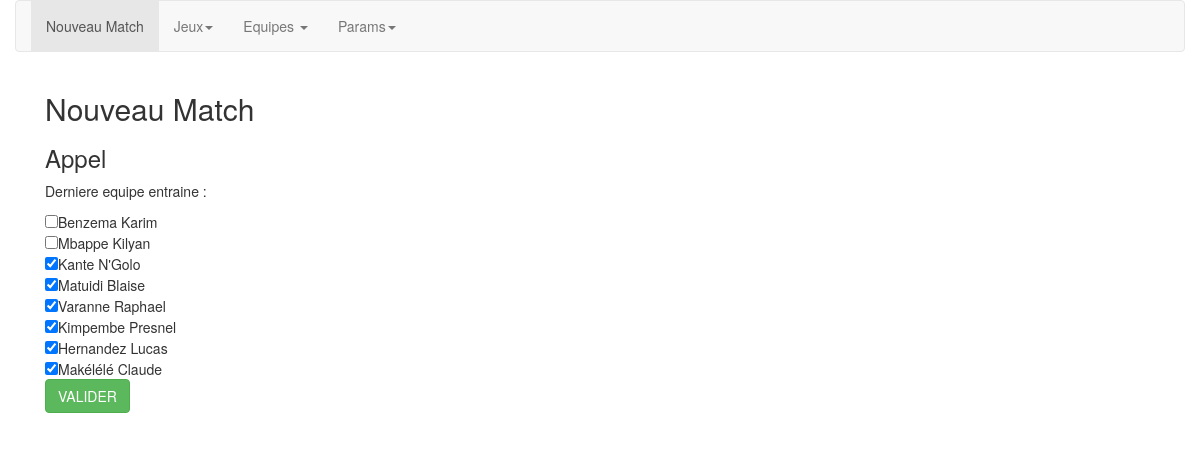
The page /NouveauMatch/ (signed in) on the database its author committed.
### Equipes/models.py (models this page shows)
class Player(models.Model):
    lastName = models.CharField(max_length=256)
    firstName = models.CharField(max_length=256)
    heigth = models.IntegerField()
    weight = models.IntegerField()
    VMA = models.IntegerField()
    placeOnField = models.CharField(max_length=256)
    globalScore = models.IntegerField()
    team = models.ForeignKey(Team, on_delete=models.CASCADE)
    birth = models.DateField()

### foot3/views.py (the view, shortened to what this page needs)
# urls.py: url(r'^NouveauMatch/$', views.NouveauMatch),
def NouveauMatch(request):
    currentTeam = request.user.coachparams.currentTeam_id
    Players = Player.objects.filter(team=currentTeam)
    obj = request.user.coachparams.team.get(id=currentTeam)
    attendanceStringId = str(request.user.coachparams.team.get(id=currentTeam).attendance).split("/")
    attendanceIntId = []
    for idPlayer in attendanceStringId:
        attendanceIntId.append(int(idPlayer))
    return render(request, 'NouveauMatch.html', {'Players':Players,'ListeJoueurPresentId':attendanceIntId})

### templates/NouveauMatch.html (shortened to what this page needs)
<!DOCTYPE html>
<html lang="en">
    <head>
        <link href="//netdna.bootstrapcdn.com/bootstrap/3.0.0/css/bootstrap.min.css" rel="stylesheet" id="bootstrap-css">
    </head>
    <body>
        <div class="container">
            <div class="row">
                <nav class="navbar navbar-default" role="navigation">
            <div class="collapse navbar-collapse" id="bs-example-navbar-collapse-1">
              <ul class="nav navbar-nav">
                <li class="active"><a href="/NouveauMatch/">Nouveau Match</a></li>
                <li class="dropdown">
                    <a href="#" class="dropdown-toggle" data-toggle="dropdown">Jeux<b class="caret"></b></a>
                <li class="dropdown">
                  <a href="#" class="dropdown-toggle" data-toggle="dropdown">Equipes <b class="caret"></b></a>
                </li>
                <li class="dropdown">
                    <a href="#" class="dropdown-toggle" data-toggle="dropdown">Params<b class="caret"></b></a>
                  </li>
              </ul>
            </div>
        </nav>
            </div>
<div class="container">
    <h2>Nouveau Match</h2>
        <h3>Appel</h3>
        <p>Derniere equipe entraine : {{equipeActuelle}}</p>
        {% if user.is_authenticated %}
            {% block content %}
            <form method='POST'>
                {% for player in Players %}
                    <input type="checkbox" name="{{player.id}}" value="{{player.id}}" {% if player.id in ListeJoueurPresentId %} checked {% endif %}>{{player.lastName}} {{player.firstName}}</input><br>
                {% endfor %}
                <input type="submit" class="btn btn-success"value="VALIDER">
            </form>
            {% endblock %}
        {% else %}
        <p>Vous n'etes pas connécté</p>
        {% endif %}
</body>
</html>

### rows shown on the page
Player: lastName "Benzema", firstName "Karim"
Player: lastName "Mbappe", firstName "Kilyan"
Player: id "☑", lastName "Kante", firstName "N'Golo"
Player: id "☑", lastName "Matuidi", firstName "Blaise"
Player: id "☑", lastName "Varanne", firstName "Raphael"
Player: id "☑", lastName "Kimpembe", firstName "Presnel"
Player: id "☑", lastName "Hernandez", firstName "Lucas"
Player: id "☑", lastName "Makélélé", firstName "Claude"
